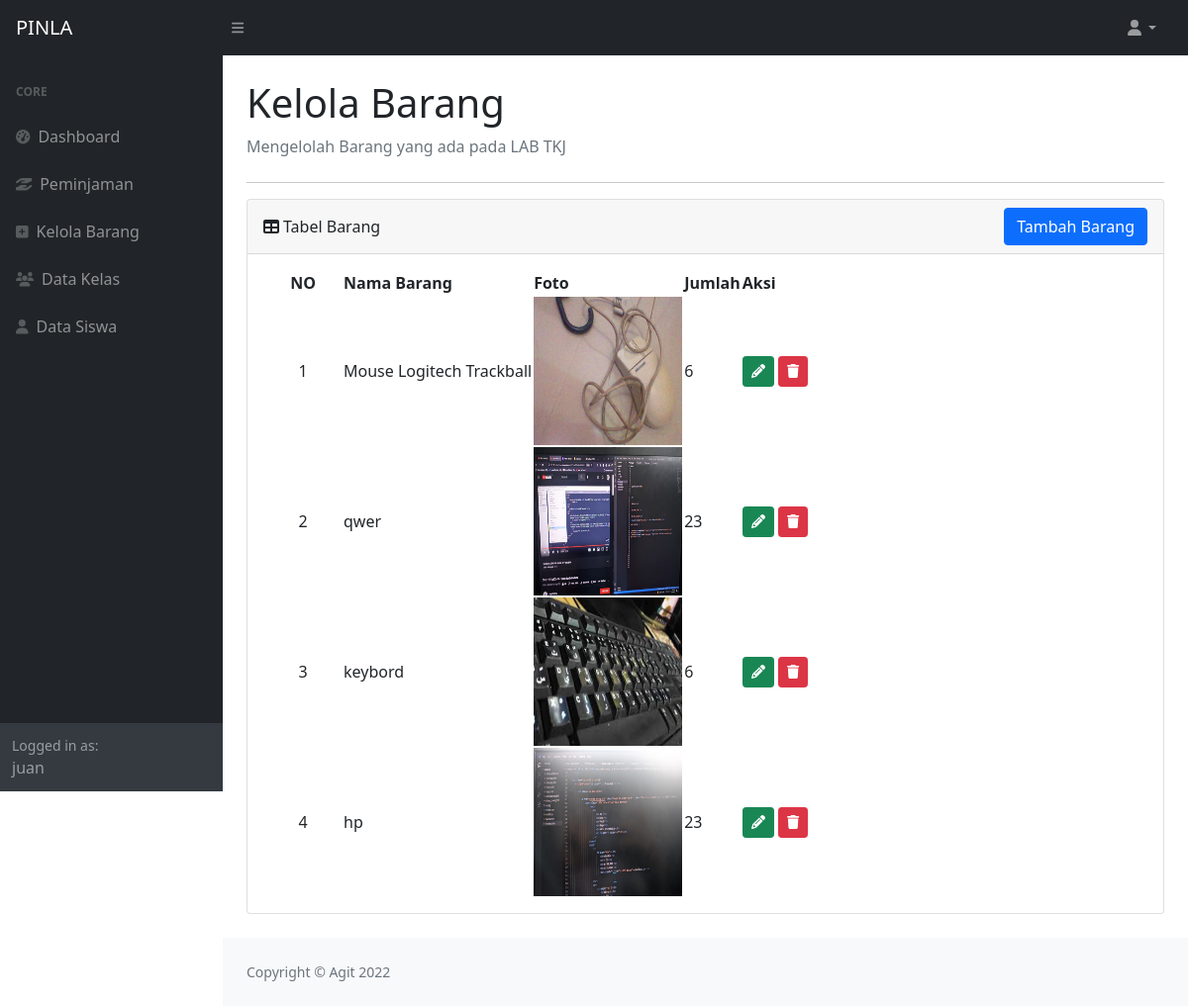
The page /kelola_barang.php (signed in) on the database its author committed.
### tables this page shows
CREATE TABLE `tbl_barang` (
  `id` int(11) NOT NULL,
  `foto` varchar(255) NOT NULL,
  `nama` varchar(255) NOT NULL,
  `jumlah` int(11) NOT NULL
);

### kelola_barang.php (the view, shortened to what this page needs)
<!DOCTYPE html>
<?php
	include 'koneksi.php';
	$query  = "SELECT * FROM tbl_barang;";
    $sql    = mysqli_query($conn, $query);
    $no     = 0;
?>
<html lang="en">
    <head>
        <link href="https://cdn.jsdelivr.net/npm/simple-datatables@latest/dist/style.css" rel="stylesheet" />
        <link href="css/styles.css" rel="stylesheet" />
    </head>
    <body class="sb-nav-fixed">
        <nav class="sb-topnav navbar navbar-expand navbar-dark bg-dark">
            <a class="navbar-brand ps-3" href="dashboard.php">PINLA</a>
            <button class="btn btn-link btn-sm order-1 order-lg-0 me-4 me-lg-0" id="sidebarToggle" href="#!"><i class="fas fa-bars"></i></button>
            <ul class="navbar-nav ms-auto ms-md-0 me-3 me-lg-4">
                <li class="nav-item dropdown">
                    <a class="nav-link dropdown-toggle" id="navbarDropdown" href="#" role="button" data-bs-toggle="dropdown" aria-expanded="false"><i class="fas fa-user fa-fw"></i></a>
                </li>
            </ul>
        </nav>
        <div id="layoutSidenav">
            <div id="layoutSidenav_nav">
                <nav class="sb-sidenav accordion sb-sidenav-dark" id="sidenavAccordion">
                    <div class="sb-sidenav-menu">
                        <div class="nav">
                            <div class="sb-sidenav-menu-heading">Core</div>
                            <a class="nav-link" href="dashboard.php">
                                <div class="sb-nav-link-icon"><i class="fas fa-tachometer-alt"></i></div>
                                Dashboard
                            </a>
                            <a class="nav-link" href="peminjaman.php">
                                <div class="sb-nav-link-icon"><i class="fa-solid fa-hand-holding-hand"></i></i></div>
                                Peminjaman
                            </a>
                            <a class="nav-link" href="kelola_barang.php">
                                <div class="sb-nav-link-icon"><i class="fa-solid fa-square-plus"></i></i></div>
                                Kelola Barang
                            </a>
                            <a class="nav-link" href="data_kelas.php">
                                <div class="sb-nav-link-icon"><i class="fa-solid fa-users"></i></div>
                                Data Kelas
                            </a>
                            <a class="nav-link" href="data_siswa.php">
                                <div class="sb-nav-link-icon"><i class="fa-solid fa-user"></i></div>
                                Data Siswa
                            </a>
                        </div>
                    </div>
                    <div class="sb-sidenav-footer">
                        <div class="small">Logged in as:</div>
                        <?php echo $_SESSION['username']; ?>
                    </div>
                </nav>
            </div>
            <div id="layoutSidenav_content">
                <main>
                    <div class="container-fluid px-4">
                        <h1 class="mt-4">Kelola Barang</h1>
                        <ol class="breadcrumb mb-4">
                            <li class="breadcrumb-item active">Mengelolah Barang yang ada pada LAB TKJ</li>
                        </ol> <hr>
		                        <div class="card mb-4">
		                            <div class="card-header">
		                                <div class="d-flex align-items-center justify-content-between mb-0">
		                                 <div class=" panel-title"><i class="fas fa-table me-1"></i>Tabel Barang</div>
		                                 <a href="tambah_barang.php" type="button" class="btn btn-primary"> Tambah Barang</a>
		                                </div>
		                            </div>
		                            <div class="card-body">
		                                <table id="datatablesSimple">
		                                    <thead>
		                                        <tr>
		                                        	<th width="80px"><center>NO</center></th>
		                                        	<th>Nama Barang</th>
                                                    <th>Foto</th>
		                                        	<th>Jumlah</th>
		                                        	<th>Aksi</th>
		                                        </tr>
		                                    </thead>
		                                    <tbody>
		                                    	<?php
		                                    		while($result = mysqli_fetch_assoc($sql)) {
		                                    	?>
		                                    	<tr>
		                                    		<td><center><?php echo ++$no; ?></center></td>
		                                    		<td><?php echo $result['nama']; ?></td>
                                                    <td><center><img src="img/<?php echo $result['foto']; ?>" alt="" style="width: 150px; height: 150px"></center></td>
		                                    		<td><?php echo $result['jumlah']; ?></td>
		                                    		<td>
		                                    			<a href="tambah_barang.php?ubah=<?php echo $result['id']; ?>" type="button" class="btn btn-success btn-sm" data-bs-toggle="tooltip" data-bs-placement="top" title="Edit"><i class=" fa fa-solid fa-pencil" ></i></a>
		                                    			<a href="proses.php?hapus=<?php echo $result['id']; ?>" type="button" class="btn btn-danger btn-sm" data-bs-toggle="tooltip" data-bs-placement="top" title="Hapus"><i class="fa fa-solid fa-trash"></i></a>
		                                    		</td>
		                                    	</tr>
		                                    	<?php
		                                    		}
		                                    	?>
		                                    </tbody>
		                                </table>
		                            </div>
		                        </div>
                     </div>
                </main>
                <footer class="py-4 bg-light mt-auto">
                    <div class="container-fluid px-4">
                        <div class="d-flex align-items-center justify-content-between small">
                            <div class="text-muted">Copyright &copy; Agit 2022</div>
                        </div>
                    </div>
                </footer>
            </div>
    </body>
</html>

### rows shown on the page
tbl_barang: nama "Mouse Logitech Trackball", foto (picture), jumlah "6"
tbl_barang: nama "qwer", foto (picture), jumlah "23"
tbl_barang: nama "keybord", foto (picture), jumlah "6"
tbl_barang: nama "hp", foto (picture), jumlah "23"

### other values the page prints
$_SESSION['username'] "juan"
